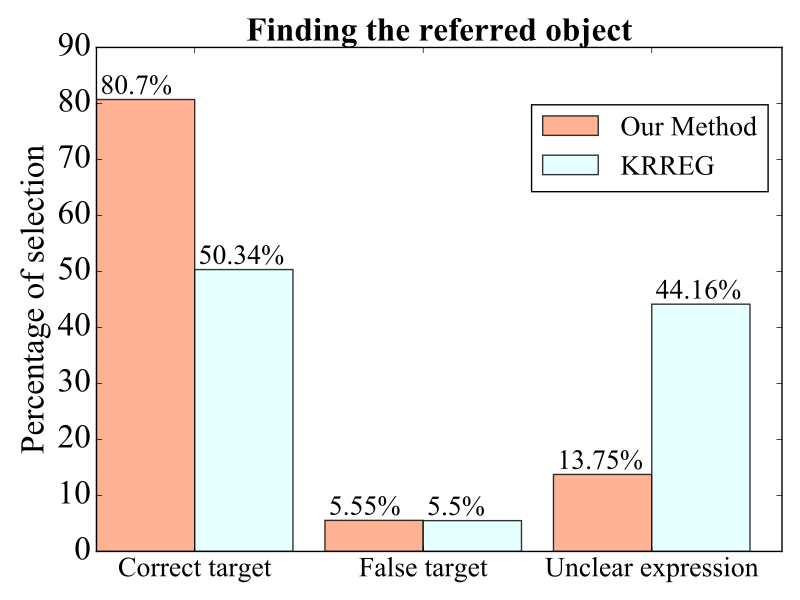

Write Python code to recreate this figure.
import numpy as np
import matplotlib.pyplot as plt
 
# data to plot
n_groups = 3
means_frank = (80.70, 5.55, 13.75)
means_guido = (50.34, 5.50, 44.16)
plt.rcParams["font.family"] = "Times New Roman"

# create plot
fig, ax = plt.subplots()
index = np.arange(n_groups)
bar_width = 0.43
opacity = 0.8
 
plt.bar(index, means_frank, bar_width,
                 alpha=opacity,
                 color='lightsalmon',
                 label='Our Method')
for i, v in enumerate(means_frank):
    ax.text( i + .017,v + 1, str(v) + "%", color='black', fontsize = 20)
 
plt.bar(index + bar_width, means_guido, bar_width,
                 alpha=opacity,
                 color='lightcyan',
                 label='KRREG')
for i, v in enumerate(means_guido):
    ax.text( i + bar_width+ .017,v + 1, str(v) + "%", color='black', fontsize = 20)

plt.yticks(fontsize=24)
plt.ylabel('Percentage of selection', fontsize=24)
plt.title('Finding the referred object',fontweight='bold', fontsize=24)
plt.xticks(index + bar_width, ('Correct target', 'False target', 'Unclear expression'), fontsize=20)
plt.legend()

plt.legend(loc=7, bbox_to_anchor=(1,0.8),prop={'size': 20})
plt.tight_layout()
plt.show()
